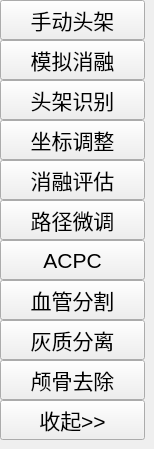
    <widget class="QWidget" name="t0">
     <attribute name="title">
      <string/>
     </attribute>
     <widget class="QPushButton" name="advance_hide">
      <property name="geometry">
       <rect>
        <x>0</x>
        <y>400</y>
        <width>145</width>
        <height>40</height>
       </rect>
      </property>
      <property name="font">
       <font>
        <pointsize>16</pointsize>
       </font>
      </property>
      <property name="text">
       <string>收起&gt;&gt;</string>
      </property>
     </widget>
     <widget class="QPushButton" name="btn_advance_ablation_area">
      <property name="geometry">
       <rect>
        <x>0</x>
        <y>40</y>
        <width>145</width>
        <height>40</height>
       </rect>
      </property>
      <property name="font">
       <font>
        <pointsize>16</pointsize>
       </font>
      </property>
      <property name="text">
       <string>模拟消融</string>
      </property>
     </widget>
     <widget class="QPushButton" name="btn_advance_leksell_auto">
      <property name="geometry">
       <rect>
        <x>0</x>
        <y>80</y>
        <width>145</width>
        <height>40</height>
       </rect>
      </property>
      <property name="font">
       <font>
        <pointsize>16</pointsize>
       </font>
      </property>
      <property name="text">
       <string>头架识别</string>
      </property>
     </widget>
     <widget class="QPushButton" name="btn_advance_adjust">
      <property name="geometry">
       <rect>
        <x>0</x>
        <y>120</y>
        <width>145</width>
        <height>40</height>
       </rect>
      </property>
      <property name="font">
       <font>
        <pointsize>16</pointsize>
       </font>
      </property>
      <property name="text">
       <string>坐标调整</string>
      </property>
     </widget>
     <widget class="QPushButton" name="btn_advance_estimate">
      <property name="geometry">
       <rect>
        <x>0</x>
        <y>160</y>
        <width>145</width>
        <height>40</height>
       </rect>
      </property>
      <property name="font">
       <font>
        <pointsize>16</pointsize>
       </font>
      </property>
      <property name="text">
       <string>消融评估</string>
      </property>
     </widget>
     <widget class="QPushButton" name="btn_advance_path">
      <property name="geometry">
       <rect>
        <x>0</x>
        <y>200</y>
        <width>145</width>
        <height>40</height>
       </rect>
      </property>
      <property name="font">
       <font>
        <pointsize>16</pointsize>
       </font>
      </property>
      <property name="text">
       <string>路径微调</string>
      </property>
     </widget>
     <widget class="QPushButton" name="btn_advance_acpc">
      <property name="geometry">
       <rect>
        <x>0</x>
        <y>240</y>
        <width>145</width>
        <height>40</height>
       </rect>
      </property>
      <property name="font">
       <font>
        <pointsize>16</pointsize>
       </font>
      </property>
      <property name="text">
       <string>ACPC</string>
      </property>
     </widget>
     <widget class="QPushButton" name="btn_advance_vessel">
      <property name="geometry">
       <rect>
        <x>0</x>
        <y>280</y>
        <width>145</width>
        <height>40</height>
       </rect>
      </property>
      <property name="font">
       <font>
        <pointsize>16</pointsize>
       </font>
      </property>
      <property name="text">
       <string>血管分割</string>
      </property>
     </widget>
     <widget class="QPushButton" name="btn_advance_matter_segment">
      <property name="geometry">
       <rect>
        <x>0</x>
        <y>320</y>
        <width>145</width>
        <height>40</height>
       </rect>
      </property>
      <property name="font">
       <font>
        <pointsize>16</pointsize>
       </font>
      </property>
      <property name="text">
       <string>灰质分离</string>
      </property>
     </widget>
     <widget class="QPushButton" name="btn_advance_skull_strip">
      <property name="geometry">
       <rect>
        <x>0</x>
        <y>360</y>
        <width>145</width>
        <height>40</height>
       </rect>
      </property>
      <property name="font">
       <font>
        <pointsize>16</pointsize>
       </font>
      </property>
      <property name="text">
       <string>颅骨去除</string>
      </property>
     </widget>
     <widget class="QPushButton" name="btn_advance_leksell_manual">
      <property name="geometry">
       <rect>
        <x>0</x>
        <y>0</y>
        <width>145</width>
        <height>40</height>
       </rect>
      </property>
      <property name="font">
       <font>
        <pointsize>16</pointsize>
       </font>
      </property>
      <property name="text">
       <string>手动头架</string>
      </property>
     </widget>
    </widget>
